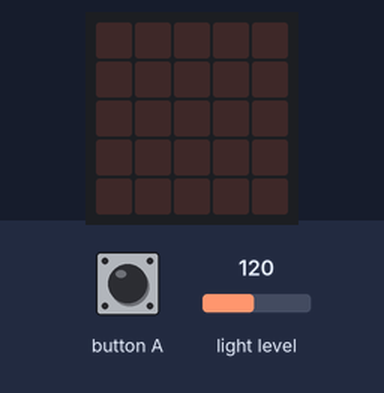
Recording of a program running on a simulated BBC micro:bit running MicroPython. Parts: the board's 5×5 LED display. Inputs (shaded band) come from the test bench; at power-on: light level 120.

Above: at 1.2 s.
1.3 s: light level set to 43
2.8 s: light level set to 36
At 3.5 s:
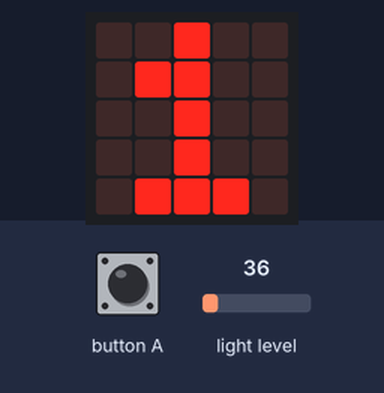
5.8 s: button A pressed for 3.2 s
Timing chart, 0 to 8.8 s (numbered marks = the images above; inputs shaded):
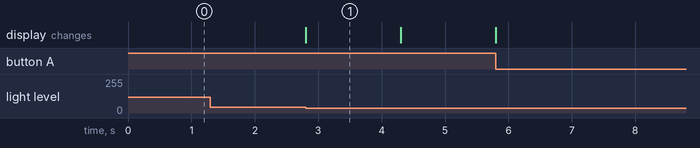

Measured:
- the behaviour switches between 40 and 39 on light level (found by bisection; images 0 and 1)
- after the input at 1.3 s, every drawn part: stays the same
- after the input at 2.8 s, the display: changes at once (image 1)
- what the display in image 1 shows lasts 1.5 s, from 2.8 s to 4.3 s

The program:

sample.py
```python
# pylint: disable-all

# push-up counter sample

from microbit import *

count = 0
is_down = False
is_complete = False
total = 5
wait_time = 1500

while True:
    # reset
    if button_a.is_pressed():
        count = 0
        is_complete = False
        is_down = False
    if is_complete:
        display.show(Image.HAPPY)
    else:
        light_level = display.read_light_level()
        if (not is_down) and (light_level < 40):
            count = count + 1
            display.show(count)
            if count >= total:
                is_complete = True
            sleep(wait_time)
            is_down = True
        else:
            display.clear()
            if light_level >= 40:
                is_down = False
```
